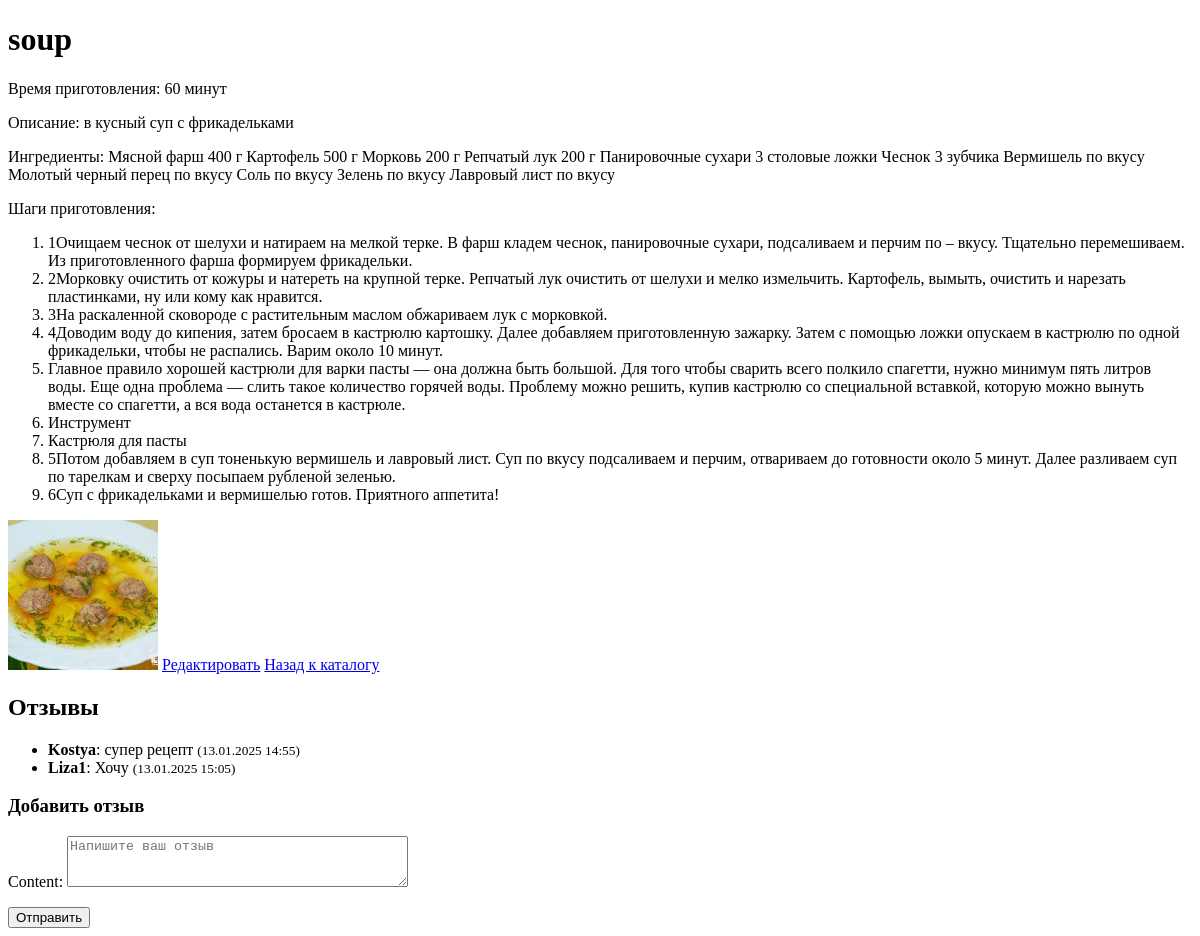
/recipe/3/, run on an earlier commit of the app's database.
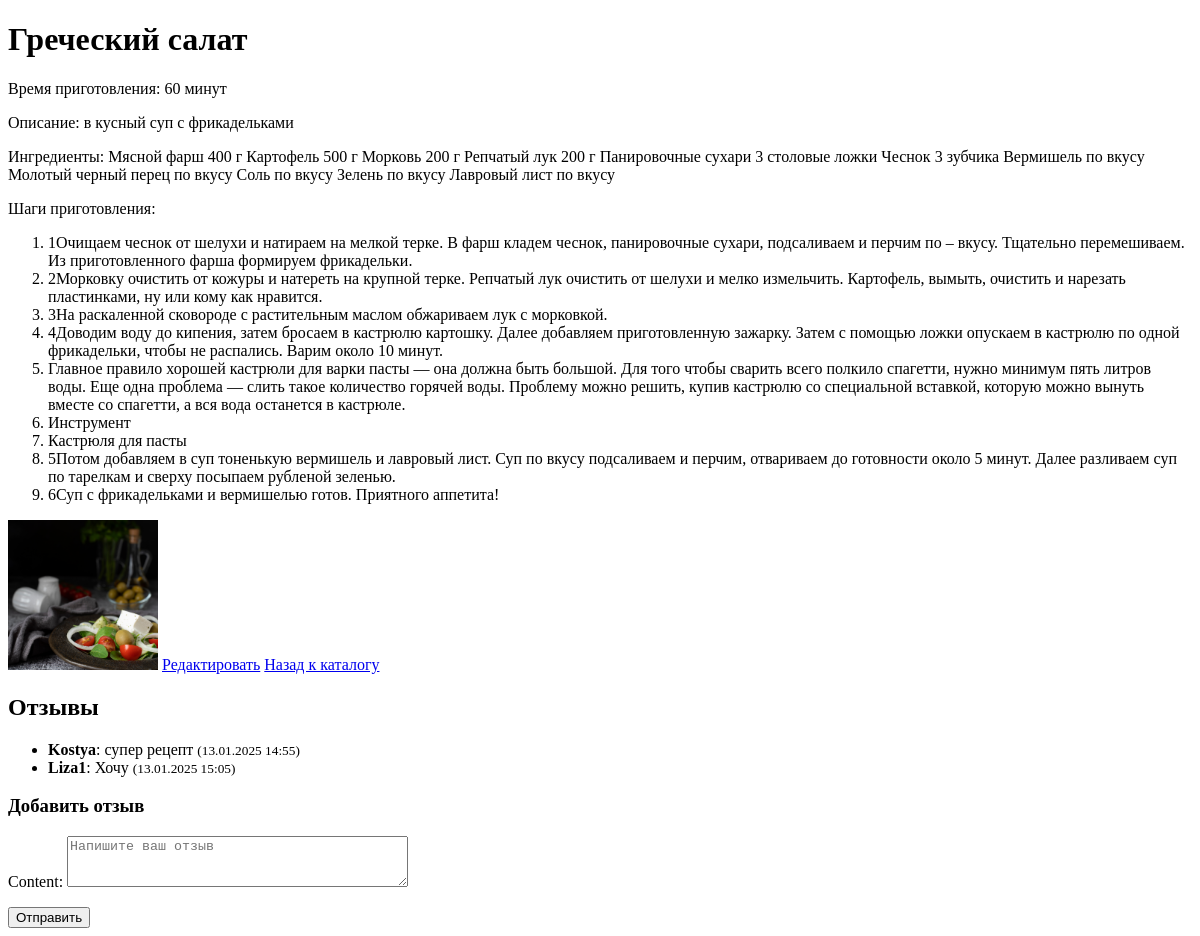
And on a later commit of the database.
### recipes/models.py (models this page shows, shortened)
class Recipe(models.Model):
    title = models.CharField(max_length=200)
    description = models.TextField(blank=True, null=True)
    ingredients_text = models.TextField()
    instructions = models.TextField()  # Поле для инструкций
    preparation_time = models.IntegerField()
    image = models.ImageField(upload_to='recipes/', blank=True, null=True)
    categories = models.ManyToManyField('Category', related_name='recipes')
    created_by = models.ForeignKey(
        User,
        on_delete=models.CASCADE,
        related_name='recipes'
    )
    created_at = models.DateTimeField(auto_now_add=True)

class Step(models.Model):
    recipe = models.ForeignKey(Recipe, on_delete=models.CASCADE, related_name='detailed_steps')
    step_number = models.PositiveIntegerField()
    description = models.TextField()
    class Meta:
        ordering = ['step_number']

class Review(models.Model):
    recipe = models.ForeignKey(Recipe, on_delete=models.CASCADE, related_name='reviews')
    author = models.ForeignKey(User, on_delete=models.CASCADE, related_name='reviews')
    content = models.TextField()
    created_at = models.DateTimeField(auto_now_add=True)

### recipes/views.py (the view, shortened to what this page needs)
# urls.py: path('recipe/<int:recipe_id>/', views.recipe_detail, name='recipe_detail'),  # Детали рецепта
def recipe_detail(request, recipe_id):
    recipe = get_object_or_404(Recipe, id=recipe_id)
    reviews = Review.objects.filter(recipe=recipe)
    review_form = ReviewForm()
    return render(request, 'recipes/recipe_detail.html', {
        'recipe': recipe,
        'reviews': reviews,
        'review_form': review_form,
    })

### recipes/forms.py
class ReviewForm(forms.ModelForm):
    class Meta:
        model = Review
        fields = ['content']
        widgets = {
            'content': forms.Textarea(attrs={
                'rows': 3,
                'placeholder': 'Напишите ваш отзыв'
            }),
        }

### recipes/templates/recipes/recipe_detail.html (shortened to what this page needs)
<!DOCTYPE html>
<html lang="ru">
<head>
</head>
<body>
    <h1>{{ recipe.title }}</h1>
    <p>Время приготовления: {{ recipe.preparation_time }} минут</p>
    <p>Описание: {{ recipe.description }}</p>
    <p>Ингредиенты: {{ recipe.ingredients_text }}</p>
    <p>Шаги приготовления:</p>
    <ol>
        {% for step in recipe.detailed_steps.all %}
            <li>{{ step.description }}</li>
        {% endfor %}
    </ol>
    {% if recipe.image %}
        <img src="{{ recipe.image.url }}" alt="{{ recipe.title }}" width="150">
    {% endif %}
    <a href="{% url 'recipe_edit' recipe.id %}">Редактировать</a>
    <a href="{% url 'recipe_catalog' %}">Назад к каталогу</a>
    <h2>Отзывы</h2>
    <ul>
        {% for review in reviews %}
            <li>
                <strong>{{ review.author.username }}</strong>: {{ review.content }}
                <small>({{ review.created_at|date:"d.m.Y H:i" }})</small>
            </li>
        {% empty %}
            <li>Отзывов пока нет.</li>
        {% endfor %}
    </ul>
    <h3>Добавить отзыв</h3>
    <form method="post">
        {{ review_form.as_p }}
        <button type="submit">Отправить</button>
    </form>
</body>
</html>

What changed in the data, as far as the page shows it:
changed Recipe "в кусный суп с фрикадельками": title "soup" → "Греческий салат"; image: a different picture
